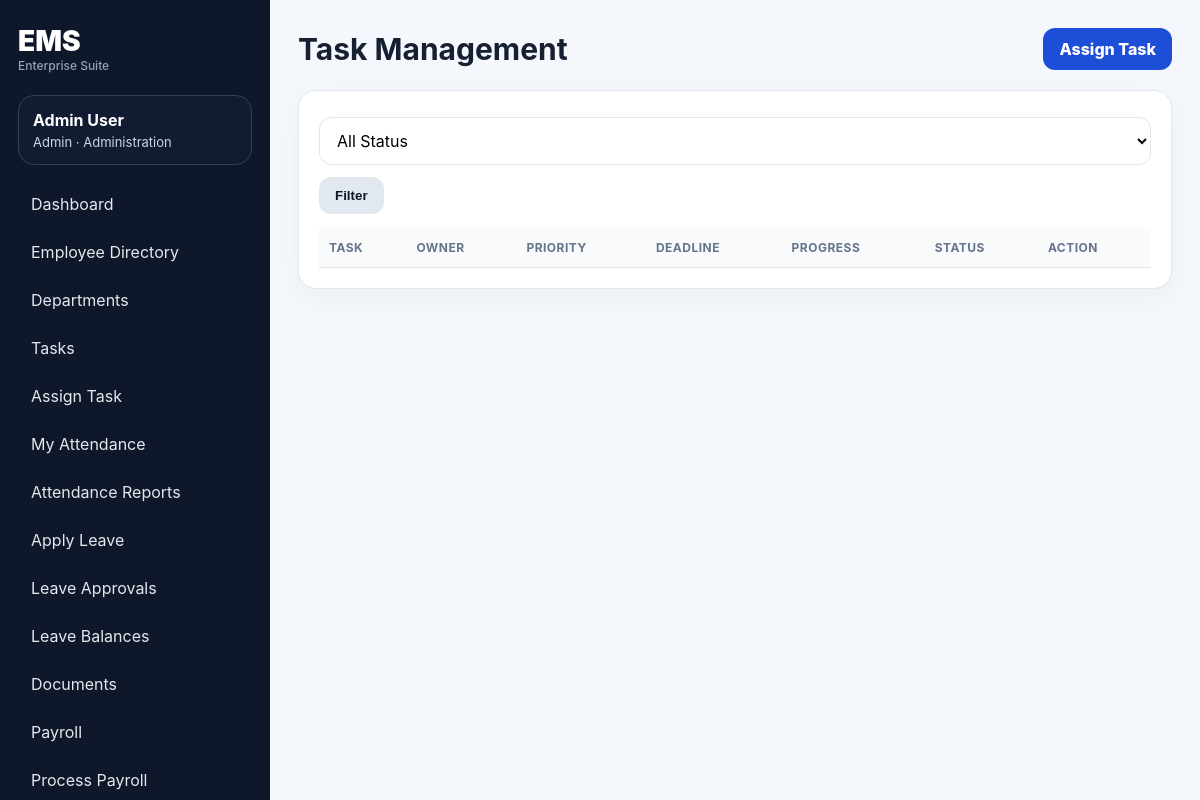
Page /tasks/ (signed in) on the committed database.
### ems/models.py (models this page shows, shortened)
class UserProfile(models.Model):
    userId = models.CharField('Employee ID', max_length=80, unique=True)
    username = models.CharField(max_length=100, unique=True)
    password = models.CharField(max_length=255)
    role = models.CharField(max_length=20, choices=ROLE_CHOICES, default='employee')
    full_name = models.CharField(max_length=160, blank=True)
    email = models.EmailField(unique=True)
    phone = models.CharField(max_length=30, blank=True)
    designation = models.CharField(max_length=100, blank=True)
    department = models.ForeignKey(Department, null=True, blank=True, on_delete=models.SET_NULL, related_name='employees')
    manager = models.ForeignKey('self', null=True, blank=True, on_delete=models.SET_NULL, related_name='team_members')
    date_joined = models.DateField(default=timezone.localdate)
    employment_status = models.CharField(max_length=30, choices=EMPLOYMENT_STATUS, default='Active')
    work_location = models.CharField(max_length=120, default='Head Office')
    experience = models.IntegerField(default=0)
    skillset = models.JSONField(default=list, blank=True)
    leaveBalance = models.IntegerField(default=12)
    leaveTakenThisYear = models.IntegerField(default=0)
    salary_ctc = models.DecimalField(max_digits=12, decimal_places=2, default=0)
    bank_name = models.CharField(max_length=120, blank=True)
    account_last4 = models.CharField(max_length=4, blank=True)
    projectWorkingOn = models.CharField(max_length=200, blank=True)
    emergency_contact = models.CharField(max_length=120, blank=True)
    createdAt = models.DateTimeField(auto_now_add=True)
    last_login_at = models.DateTimeField(null=True, blank=True)
    failed_login_attempts = models.IntegerField(default=0)
    must_change_password = models.BooleanField(default=False)
    updatedAt = models.DateTimeField(auto_now=True)
    @property
    def display_name(self):
        return self.full_name or self.username

class Department(models.Model):
    name = models.CharField(max_length=120, unique=True)
    code = models.CharField(max_length=20, unique=True)
    head = models.CharField(max_length=120, blank=True)
    location = models.CharField(max_length=120, blank=True)
    created_at = models.DateTimeField(auto_now_add=True)

### ems/views.py (the view)
# urls.py: path('tasks/', views.tasks_list, name='tasks'),
@login_required
def tasks_list(request):
    user = request.profile; status = request.GET.get('status','')
    tasks = Task.objects.select_related('assignee','assigned_by').order_by('-createdAt')
    if user.role == 'employee': tasks = tasks.filter(assignee=user)
    elif user.role == 'manager': tasks = tasks.filter(Q(assignee__manager=user) | Q(assignee=user))
    if status: tasks = tasks.filter(status=status)
    return render(request, 'ems/tasks.html', base_context(request, tasks=tasks, status=status))

### ems/views.py (called while the page is built)
def ensure_leave_balances(user):
    year = timezone.localdate().year
    for leave_type, opening in [('Casual Leave', 12), ('Sick Leave', 8), ('Earned Leave', 12)]:
        LeaveBalance.objects.get_or_create(
            employee=user,
            year=year,
            leave_type=leave_type,
            defaults={'opening_balance': opening, 'credited': 0, 'used': 0, 'adjusted': 0},
        )

def current_user(request):
    uid = request.session.get('profile_id')
    return UserProfile.objects.filter(id=uid).first() if uid else None

def login_required(view):
    @wraps(view)
    def wrapper(request, *args, **kwargs):
        seed_defaults()
        user = current_user(request)
        if not user:
            messages.warning(request, 'Please login first.')
            return redirect('login')
        request.profile = user
        return view(request, *args, **kwargs)
    return wrapper

def base_context(request, **kwargs):
    data = {'me': getattr(request, 'profile', current_user(request))}
    data.update(kwargs)
    return data

### ems/templates/ems/tasks.html (shortened to what this page needs)
{% extends 'ems/base.html' %}{% block content %}<div class="page-head"><h1>Task Management</h1>{% if me.role != 'employee' %}<a class="btn primary" href="{% url 'task_assign' %}">Assign Task</a>{% endif %}</div><section class="panel"><form class="filters"><select name="status"><option value="">All Status</option></select><button class="btn">Filter</button></form><table><tr><th>Task</th><th>Owner</th><th>Priority</th><th>Deadline</th><th>Progress</th><th>Status</th><th>Action</th></tr></table></section>{% endblock %}

### ems/templates/ems/base.html (shortened to what this page needs)
{% load static %}
<!doctype html>
<html lang="en">
<head>
  <link rel="stylesheet" href="{% static 'ems/style.css' %}">
</head>
<body>
{% if me %}
<aside class="sidebar">
  <div class="brand"><span>EMS</span><small>Enterprise Suite</small></div>
  <div class="userbox"><b>{{ me.display_name }}</b><span>{{ me.role|title }} · {{ me.department.name|default:'No Dept' }}</span></div>
  <nav>
    <a href="{% url 'dashboard' %}">Dashboard</a>
    <a href="{% url 'employees' %}">Employee Directory</a>
    {% if me.role == 'admin' or me.role == 'hr' %}<a href="{% url 'departments' %}">Departments</a>{% endif %}
    <a href="{% url 'tasks' %}">Tasks</a>
    {% if me.role != 'employee' %}<a href="{% url 'task_assign' %}">Assign Task</a>{% endif %}
    <a href="{% url 'attendance' %}">My Attendance</a>
    {% if me.role != 'employee' %}<a href="{% url 'attendance_reports' %}">Attendance Reports</a>{% endif %}
    <a href="{% url 'leave_apply' %}">Apply Leave</a>
    <a href="{% url 'leaves' %}">Leave Approvals</a>
    <a href="{% url 'leave_balances' %}">Leave Balances</a>
    <a href="{% url 'documents' %}">Documents</a>
    <a href="{% url 'payroll' %}">Payroll</a>
    {% if me.role == 'admin' or me.role == 'hr' %}
      <a href="{% url 'payroll_assign' %}">Process Payroll</a>
    {% endif %}
  </nav>
</aside>
{% endif %}
<main class="main {% if not me %}auth-main{% endif %}">
  {% block content %}{% endblock %}
</main>
</body>
</html>

### ems/static/ems/style.css (style rules this page uses)
:root { --bg:#f4f7fb;--panel:#fff;--text:#172033;--muted:#68758a;--primary:#1d4ed8;--primary2:#0f172a;--border:#dfe6f0;--success:#15803d;--danger:#b91c1c;--warn:#b45309 }
* { box-sizing:border-box }
body { margin:0;font-family:Inter,Segoe UI,Arial,sans-serif;background:var(--bg);color:var(--text) }
a { color:var(--primary);text-decoration:none }
.sidebar { position:fixed;left:0;top:0;bottom:0;width:270px;background:#0f172a;color:white;padding:24px 18px;overflow:auto }
.brand { font-size:28px;font-weight:900;margin-bottom:22px }
.brand small { display:block;font-size:12px;color:#94a3b8;font-weight:500 }
.userbox { padding:14px;border:1px solid #334155;border-radius:16px;margin-bottom:18px;background:#111c33 }
.userbox b,.userbox span { display:block }
.userbox span { color:#cbd5e1;font-size:13px;margin-top:4px }
.sidebar nav { display:grid;gap:6px }
.sidebar nav a { color:#e5e7eb;padding:11px 13px;border-radius:12px }
.main { margin-left:270px;padding:28px;min-height:100vh }
input,select,textarea { width:100%;padding:12px 13px;border:1px solid var(--border);border-radius:12px;background:#fff;margin-top:6px;font:inherit }
.page-head { display:flex;align-items:center;justify-content:space-between;margin-bottom:20px;gap:20px }
.page-head h1 { margin:0;font-size:30px }
.card,.panel { background:var(--panel);border:1px solid var(--border);border-radius:18px;box-shadow:0 8px 28px #0f172a0a }
.panel { padding:20px;margin-bottom:20px;overflow:auto }
.btn,button { border:0;border-radius:12px;background:#e2e8f0;color:#0f172a;padding:11px 16px;font-weight:800;cursor:pointer }
.btn.primary,button.primary { background:var(--primary);color:white }
.filters,.inline-form { display:flex;gap:12px;align-items:end;flex-wrap:wrap;margin-bottom:14px }
table { width:100%;border-collapse:collapse }
th,td { padding:12px 10px;border-bottom:1px solid var(--border);text-align:left;vertical-align:top }
th { font-size:12px;text-transform:uppercase;letter-spacing:.04em;color:#64748b;background:#f8fafc }
small { color:var(--muted) }

### rows in the picture
UserProfile: display_name "Admin User", role "Admin", department.name "Administration"
